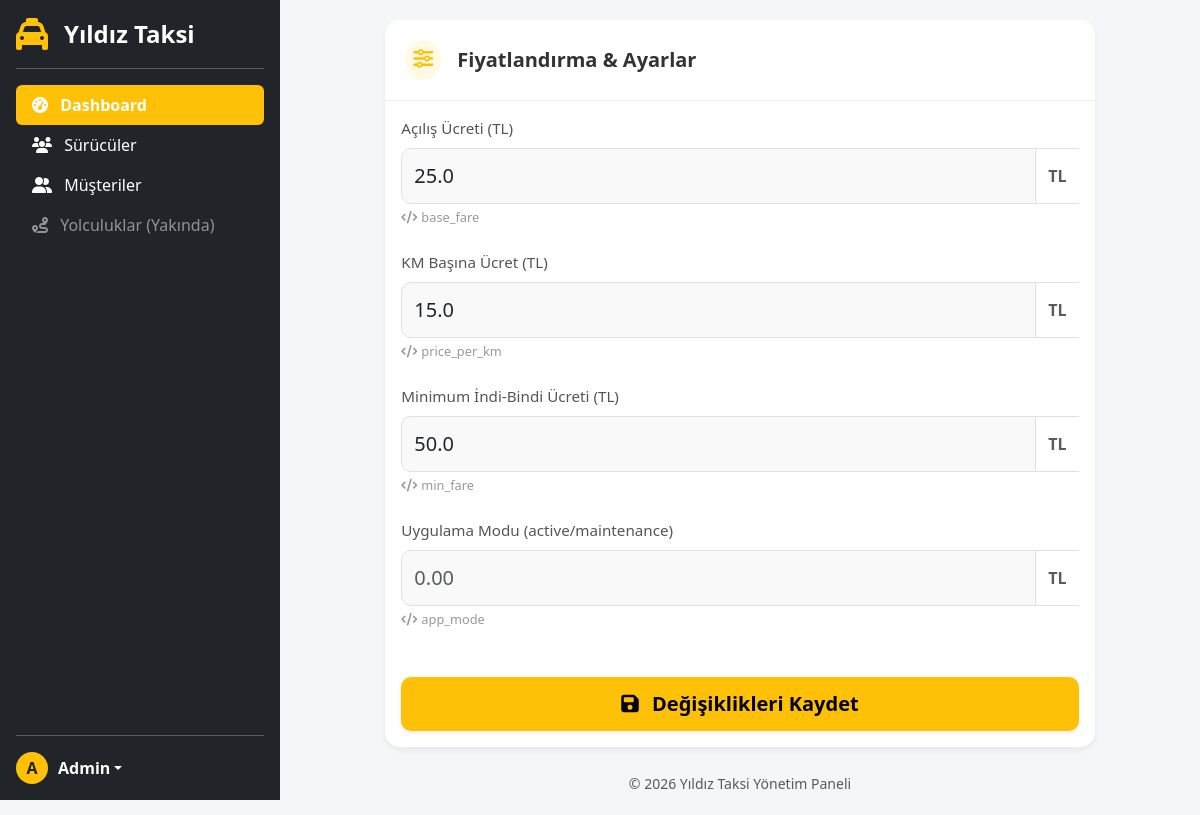
Screenshot of /backend/admin/dashboard.php (signed in) with the database file from the repository.
### tables this page shows
CREATE TABLE IF NOT EXISTS app_settings (
    id INT AUTO_INCREMENT PRIMARY KEY,
    setting_key VARCHAR(50) NOT NULL UNIQUE,
    setting_value VARCHAR(255) NOT NULL,
    description VARCHAR(255)
);

### backend/admin/dashboard.php (the view, shortened to what this page needs)
<?php
require_once '../db.php';
$settings = $pdo->query("SELECT * FROM app_settings")->fetchAll();
?>
<!DOCTYPE html>
<html lang="tr">
<head>
    <link href="https://cdn.jsdelivr.net/npm/bootstrap@5.3.0/dist/css/bootstrap.min.css" rel="stylesheet">
    <link rel="stylesheet" href="https://cdnjs.cloudflare.com/ajax/libs/font-awesome/6.4.0/css/all.min.css">
</head>
<body>
    <?php include 'sidebar.php'; ?>
    <div class="main-content">
        <div class="container-fluid">
            <div class="row justify-content-center">
                <div class="col-lg-10">
                    <div class="card">
                        <div class="card-header d-flex align-items-center">
                            <div class="bg-warning bg-opacity-10 p-2 rounded-circle me-3">
                                <i class="fas fa-sliders-h text-warning fs-5"></i>
                            </div>
                            <h5 class="mb-0">Fiyatlandırma & Ayarlar</h5>
                        </div>
                        <div class="card-body">
                            <form method="POST">
                                <?php foreach ($settings as $setting): ?>
                                    <div class="mb-4">
                                        <label class="form-label d-flex justify-content-between align-items-center">
                                            <?= htmlspecialchars($setting['description']) ?>
                                        </label>
                                        <div class="input-group">
                                            <input type="number" step="0.01" name="settings[<?= $setting['setting_key'] ?>]"
                                                   class="form-control form-control-lg"
                                                   value="<?= htmlspecialchars($setting['setting_value']) ?>"
                                                   placeholder="0.00">
                                            <span class="input-group-text text-muted fw-bold">TL</span>
                                        </div>
                                        <span class="setting-key"><i class="fas fa-code me-1"></i><?= $setting['setting_key'] ?></span>
                                    </div>
                                <?php endforeach; ?>
                                <div class="d-grid gap-2 mt-5">
                                    <button type="submit" name="update_settings" class="btn btn-primary btn-lg shadow-sm">
                                        <i class="fas fa-save me-2"></i> Değişiklikleri Kaydet
                                    </button>
                                </div>
                            </form>
                        </div>
                    </div>
                    <div class="text-center text-muted mt-4">
                        <small>&copy; <?= date('Y') ?> Yıldız Taksi Yönetim Paneli</small>
                    </div>
                </div>
            </div>
        </div>
    </div>
</body>
</html>

### backend/admin/sidebar.php (shortened to what this page needs)
<div class="sidebar d-flex flex-column flex-shrink-0 p-3 text-white bg-dark" style="width: 280px; height: 100vh; position: fixed; top: 0; left: 0; overflow-y: auto; z-index: 1000;">
    <a href="dashboard.php" class="d-flex align-items-center mb-3 mb-md-0 me-md-auto text-white text-decoration-none">
        <i class="fas fa-taxi fa-2x text-warning me-3"></i>
        <span class="fs-4 fw-bold">Yıldız Taksi</span>
    </a>
    <hr>
    <ul class="nav nav-pills flex-column mb-auto">
        <li class="nav-item">
            <a href="dashboard.php" class="nav-link text-white <?php echo basename($_SERVER['PHP_SELF']) == 'dashboard.php' ? 'active bg-warning text-dark fw-bold' : ''; ?>">
                <i class="fas fa-tachometer-alt me-2"></i>
                Dashboard
            </a>
        </li>
        <li>
            <a href="drivers.php" class="nav-link text-white <?php echo basename($_SERVER['PHP_SELF']) == 'drivers.php' ? 'active bg-warning text-dark fw-bold' : ''; ?>">
                <i class="fas fa-users me-2"></i>
                Sürücüler
            </a>
        </li>
        <li>
            <a href="users.php" class="nav-link text-white <?php echo basename($_SERVER['PHP_SELF']) == 'users.php' ? 'active bg-warning text-dark fw-bold' : ''; ?>">
                <i class="fas fa-user-friends me-2"></i>
                Müşteriler
            </a>
        </li>
        <li>
            <a href="#" class="nav-link text-white opacity-50">
                <i class="fas fa-route me-2"></i>
                Yolculuklar (Yakında)
            </a>
        </li>
    </ul>
    <hr>
    <div class="dropdown">
        <a href="#" class="d-flex align-items-center text-white text-decoration-none dropdown-toggle" id="dropdownUser1" data-bs-toggle="dropdown" aria-expanded="false">
            <div class="bg-warning rounded-circle d-flex align-items-center justify-content-center text-dark fw-bold" style="width: 32px; height: 32px; margin-right: 10px;">
                A
            </div>
            <strong>Admin</strong>
        </a>
    </div>
</div>

### backend/admin/dashboard.php (style rules this page uses)
body { background-color: #f4f6f9; font-family: 'Segoe UI', Tahoma, Geneva, Verdana, sans-serif; }
.card { border: none; border-radius: 15px; box-shadow: 0 4px 6px rgba(0,0,0,0.05); margin-bottom: 20px; }
.card-header { background-color: #fff; border-bottom: 1px solid #f0f0f0; padding: 20px; border-radius: 15px 15px 0 0 !important; }
.card-header h5 { margin: 0; color: #333; font-weight: 600; }
.form-control { border-radius: 10px; padding: 12px; border: 1px solid #e0e0e0; background-color: #f9f9f9; }
.btn-primary { background-color: #ffc107; border: none; color: #000; font-weight: 600; padding: 12px 24px; border-radius: 10px; width: 100%; }
.input-group-text { border-radius: 10px 0 0 10px; background-color: #fff; border: 1px solid #e0e0e0; border-right: none; }
.form-label { font-weight: 500; color: #555; margin-bottom: 8px; font-size: 0.95rem; }
.setting-key { font-size: 0.8rem; color: #999; display: block; margin-top: 4px; }
.main-content { margin-left: 280px; padding: 20px; }

### rows the page displays
app_settings: description "Açılış Ücreti (TL)", setting_value "25.0", setting_key "base_fare"
app_settings: description "KM Başına Ücret (TL)", setting_value "15.0", setting_key "price_per_km"
app_settings: description "Minimum İndi-Bindi Ücreti (TL)", setting_value "50.0", setting_key "min_fare"
app_settings: description "Uygulama Modu (active/maintenance)", setting_key "app_mode"
